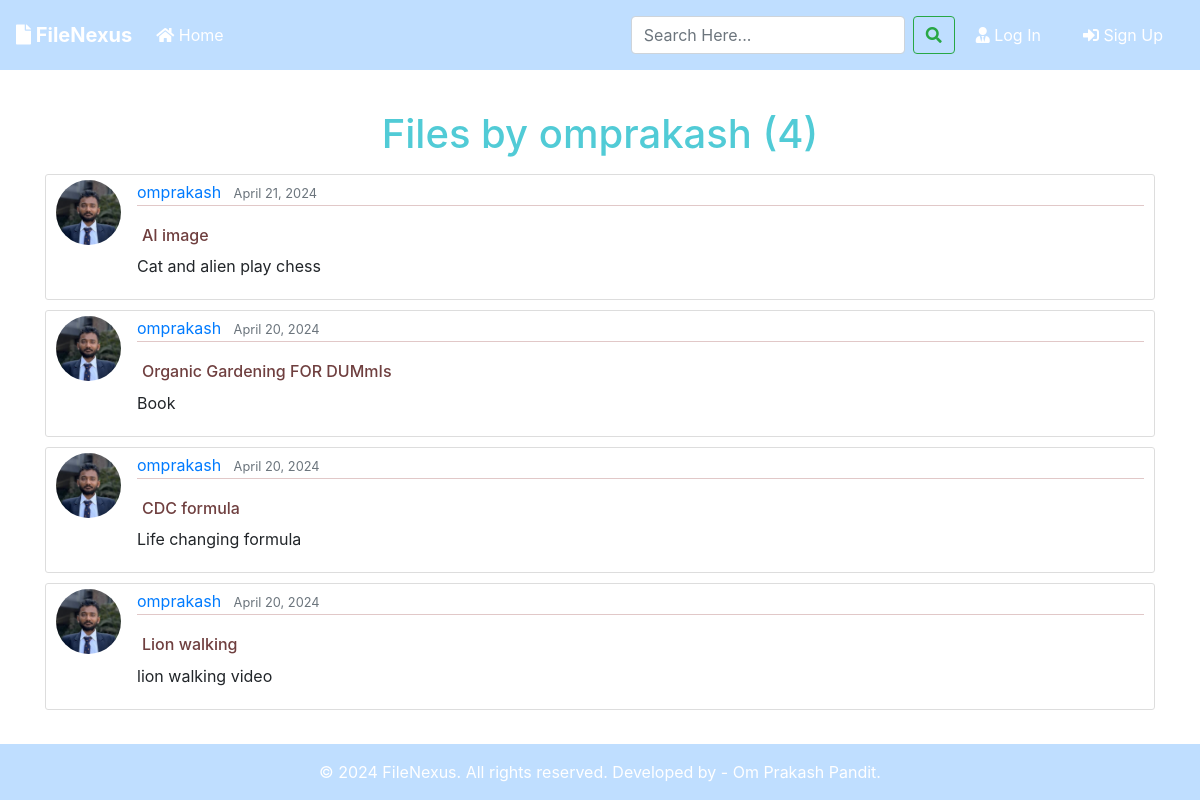
The page /user/omprakash on the database its author committed.
### blog/models.py (models this page shows, shortened)
class Post(models.Model):
	title = models.CharField(max_length=100)
	file = models.FileField(null=True,blank=True,upload_to='Files')
	content = models.TextField()
	date_posted = models.DateTimeField(default=timezone.now)
	author = models.ForeignKey(User, on_delete=models.CASCADE)
	downloadable = models.BooleanField(default=True)

### users/models.py (models this page shows, shortened)
class Profile(models.Model):
    user = models.OneToOneField(User, on_delete=models.CASCADE)
    image = models.ImageField(default='default.jpg', upload_to='profile_pics')

### blog/views.py (the view)
# urls.py: path('user/<str:username>', UserPostListView.as_view(), name='user-posts'),
class UserPostListView(ListView):
    model = Post
    template_name = 'blog/user_posts.html'  # <app>/<model>_<viewtype>.html
    context_object_name = 'posts'
    paginate_by = 4
    def get_queryset(self):
        user = get_object_or_404(User, username=self.kwargs.get('username'))
        return Post.objects.filter(author=user).order_by('-date_posted')

### blog/templates/blog/user_posts.html (shortened to what this page needs)
{% extends "blog/base.html" %}
{% block content %}
    <h1 class="mb-3">Files by {{ view.kwargs.username }} ({{ page_obj.paginator.count }})</h1>
    {% for post in posts %}
        <article class="media content-section">
          <img class="rounded-circle article-img" src="{{ post.author.profile.image.url }}">
          <div class="media-body">
            <div class="article-metadata">
              <a class="mr-2" href="{% url 'user-posts' post.author.username %}">{{ post.author }}</a>
              <small class="text-muted">{{ post.date_posted|date:"F d, Y" }}</small>
            </div>
            <h2><a class="article-title" href="{% url 'post-detail' post.id %}">{{ post.title }}</a></h2>
            <p class="article-content">{{ post.content }}</p>
          </div>
        </article>
    {% endfor %}
{% endblock content %}

### blog/static/blog/main.css (style rules this page uses)
html { height: 100%; }
body { background-image: url('https://images.pexels.com/photos/956999/milky-way-starry-sky-night-sky-star-956999.jpeg?auto=compress&cs=tinysrgb&w=1260&h=750&dpr=1'); background-size: cover; background-position: center; background-repeat: no-repeat; background-attachment: fixed; display: flex; flex-direction: column; min-height: 100vh; margin: 0; }
h2, h3, h4, h5, h6 { color: #58c5cf; margin: 5px; }
h1 { color: #51cbd6; margin: 20px; text-align: center; }
.content-section { background: #ffffff; padding: 5px 10px; border: 1px solid #dddddd; border-radius: 3px; margin-bottom: 10px; }
.article-title { color: #6f3f3f; font-size: medium; }
.article-content { white-space: pre-line; }
.article-img { height: 65px; width: 65px; margin-right: 16px; }
.article-metadata { padding-bottom: 1px; margin-bottom: 4px; border-bottom: 1px solid #e1c8c8 }

### rows shown on the page
Post: author.profile.image (picture), author "omprakash", date_posted "April 21, 2024", title "AI image", content "Cat and alien play chess"
Post: author.profile.image (picture), author "omprakash", date_posted "April 20, 2024", title "Organic Gardening FOR DUMmIs", content "Book"
Post: author.profile.image (picture), author "omprakash", date_posted "April 20, 2024", title "CDC formula", content "Life changing formula"
Post: author.profile.image (picture), author "omprakash", date_posted "April 20, 2024", title "Lion walking", content "lion walking video"

### other values the page prints
{{ view.kwargs.username }} "omprakash"
{{ page_obj.paginator.count }} "4"
